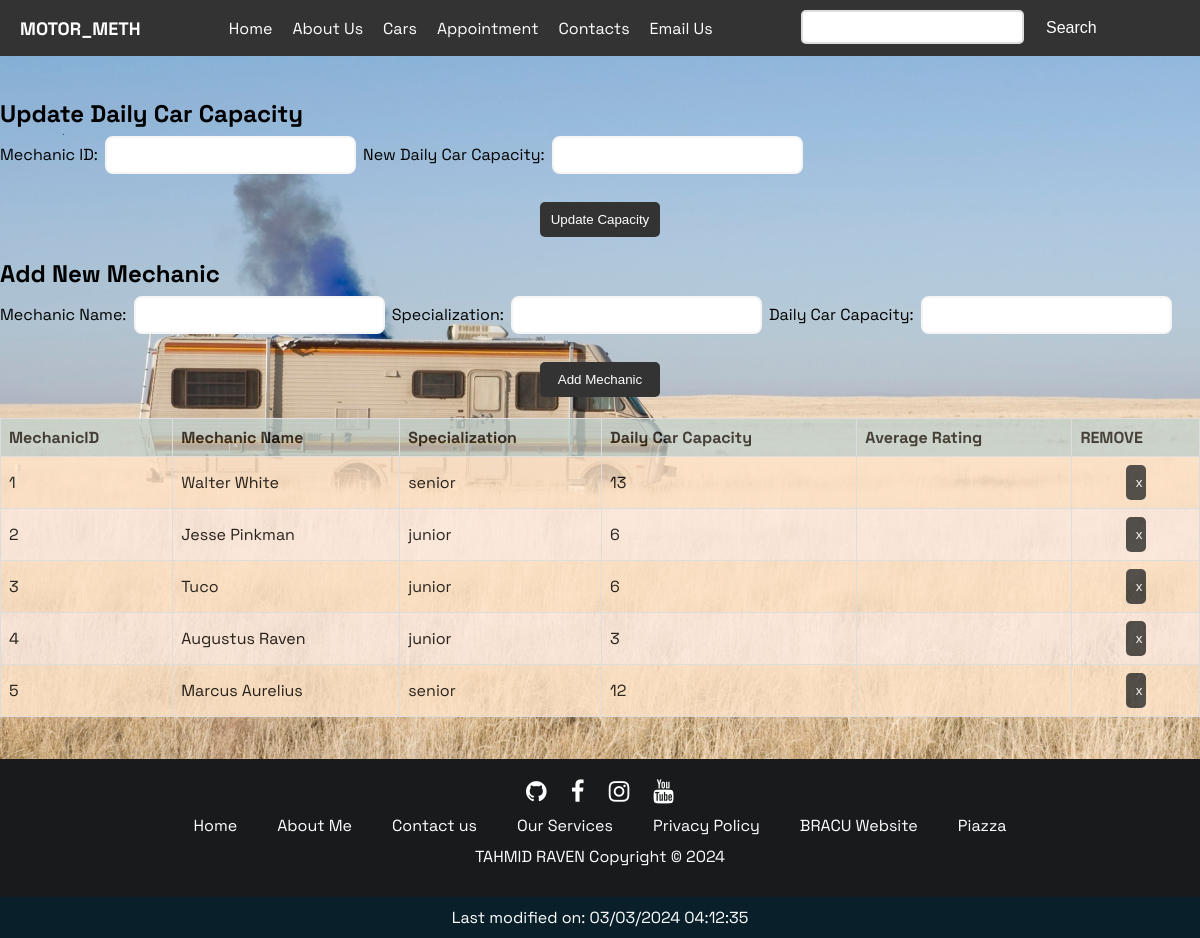
Screenshot of /php/show_mechanic_info.php with the database file from the repository.
### tables this page shows
CREATE TABLE `mechanic` (
  `MechanicID` int(11) NOT NULL,
  `Username` varchar(50) DEFAULT NULL,
  `Name` varchar(100) DEFAULT NULL,
  `PasswordHash` varchar(255) DEFAULT NULL,
  `Specialization` varchar(100) DEFAULT NULL,
  `DailyCarCapacity` int(11) DEFAULT NULL,
  `AverageRating` decimal(3,2) DEFAULT NULL,
  `TotalRatings` int(11) DEFAULT NULL,
  `Phone` varchar(25) DEFAULT NULL
);

### php/show_mechanic_info.php (the view, shortened to what this page needs)
<!DOCTYPE html>
<html lang="en">
<head>
    <link rel="stylesheet" href="../css/style.css">
</head>
<body>
    <?php include 'header.php'; ?>
    <div class="content-wrapper">
        <br><br>
        <h2>Update Daily Car Capacity</h2>
        <form method="post" action="<?php echo htmlspecialchars($_SERVER["PHP_SELF"]); ?>">
            <label for="mechanic_id">Mechanic ID:</label>
            <input type="text" name="mechanic_id" id="mechanic_id">
            <label for="daily_car_capacity">New Daily Car Capacity:</label>
            <input type="text" name="daily_car_capacity" id="daily_car_capacity"><br><br>
            <input class="subs" type="submit" name="update_capacity" value="Update Capacity">
        </form>
        <br>
        <h2>Add New Mechanic</h2>
        <form method="post" action="<?php echo htmlspecialchars($_SERVER["PHP_SELF"]); ?>">
            <label for="mechanic_name">Mechanic Name:</label>
            <input type="text" name="mechanic_name" id="mechanic_name">
            <label for="specialization">Specialization:</label>
            <input type="text" name="specialization" id="specialization">
            <label for="daily_car_capacity">Daily Car Capacity:</label>
            <input type="text" name="daily_car_capacity" id="daily_car_capacity"><br><br>
            <input class="subs" type="submit" name="add_mechanic" value="Add Mechanic">
        </form>
        <br>
        <table class="transparent-table">
            <thead>
                <tr>
                    <th>MechanicID</th>
                    <th>Mechanic Name</th>
                    <th>Specialization</th>
                    <th>Daily Car Capacity</th>
                    <th>Average Rating</th>
                    <th>REMOVE</th>
                </tr>
            </thead>
            <tbody>
                <?php
                include 'db_connect.php';
                $query = "SELECT MechanicID, Name AS MechanicName, Specialization, DailyCarCapacity, AverageRating FROM Mechanic";
                $result = mysqli_query($conn, $query);
                if ($result && mysqli_num_rows($result) > 0) {
                    while ($row = mysqli_fetch_assoc($result)) {
                        echo "<tr>";
                        echo "<td>{$row['MechanicID']}</td>";
                        echo "<td>{$row['MechanicName']}</td>";
                        echo "<td>{$row['Specialization']}</td>";
                        echo "<td>{$row['DailyCarCapacity']}</td>";
                        echo "<td>{$row['AverageRating']}</td>";
                        echo "<td>
                                <form method='post' action='".htmlspecialchars($_SERVER["PHP_SELF"])."'>
                                    <input type='hidden' name='mechanic_id' value='{$row['MechanicID']}'>
                                    <input class='subs' type='submit' name='remove_mechanic' value='x'>
                                </form>
                              </td>";
                        echo "</tr>";
                    }
                } else {
                    echo "<tr><td colspan='6'>No mechanics found</td></tr>";
                }
                ?>
            </tbody>
        </table><br><br>
    </div>
    <?php include 'footer.php'; ?>
</body>
</html>

### css/style.css (style rules this page uses)
.space-grotesk-container { font-family: "Space Grotesk", sans-serif; font-optical-sizing: auto; font-weight: 400; font-style: normal; }
* { margin: 0; padding: 0; box-sizing: border-box; }
.content-wrapper { background-image: url("../assets/breakingbad_rv.jpg"); background-size: cover; background-repeat: no-repeat; min-height: 100%; width: 100%; }

### php/show_mechanic_info.php (style rules this page uses)
.transparent-table { border-collapse: collapse; width: 100%; }
.transparent-table th, .transparent-table td { border: 1px solid #dddddd; text-align: left; padding: 8px; }
.transparent-table th { background-color: #BED1CF; opacity: 0.7; }
.transparent-table tbody tr:nth-child(even) { background-color: #FEECE2; opacity: 0.82; }
.transparent-table tbody tr:nth-child(odd) { background-color: #FFE4C9; opacity: 0.81; }
.subs[type="submit"] { width: 10%; padding: 10px; border: none; border-radius: 5px; background-color: #333; color: #fff; cursor: pointer; display: flex; justify-content: center; align-items: center; margin: auto; }
#mechanic_id, #daily_car_capacity, #mechanic_name, #specialization { padding: 8px 20px; margin: 7px 3px; border: 2px solid whitesmoke; border-radius: 8px; font-size: 16px; color: darkblue; background: white; }

### rows the page displays
mechanic: MechanicID "1", Name "Walter White", Specialization "senior", DailyCarCapacity "13"
mechanic: MechanicID "2", Name "Jesse Pinkman", Specialization "junior", DailyCarCapacity "6"
mechanic: MechanicID "3", Name "Tuco", Specialization "junior", DailyCarCapacity "6"
mechanic: MechanicID "4", Name "Augustus Raven", Specialization "junior", DailyCarCapacity "3"
mechanic: MechanicID "5", Name "Marcus Aurelius", Specialization "senior", DailyCarCapacity "12"
